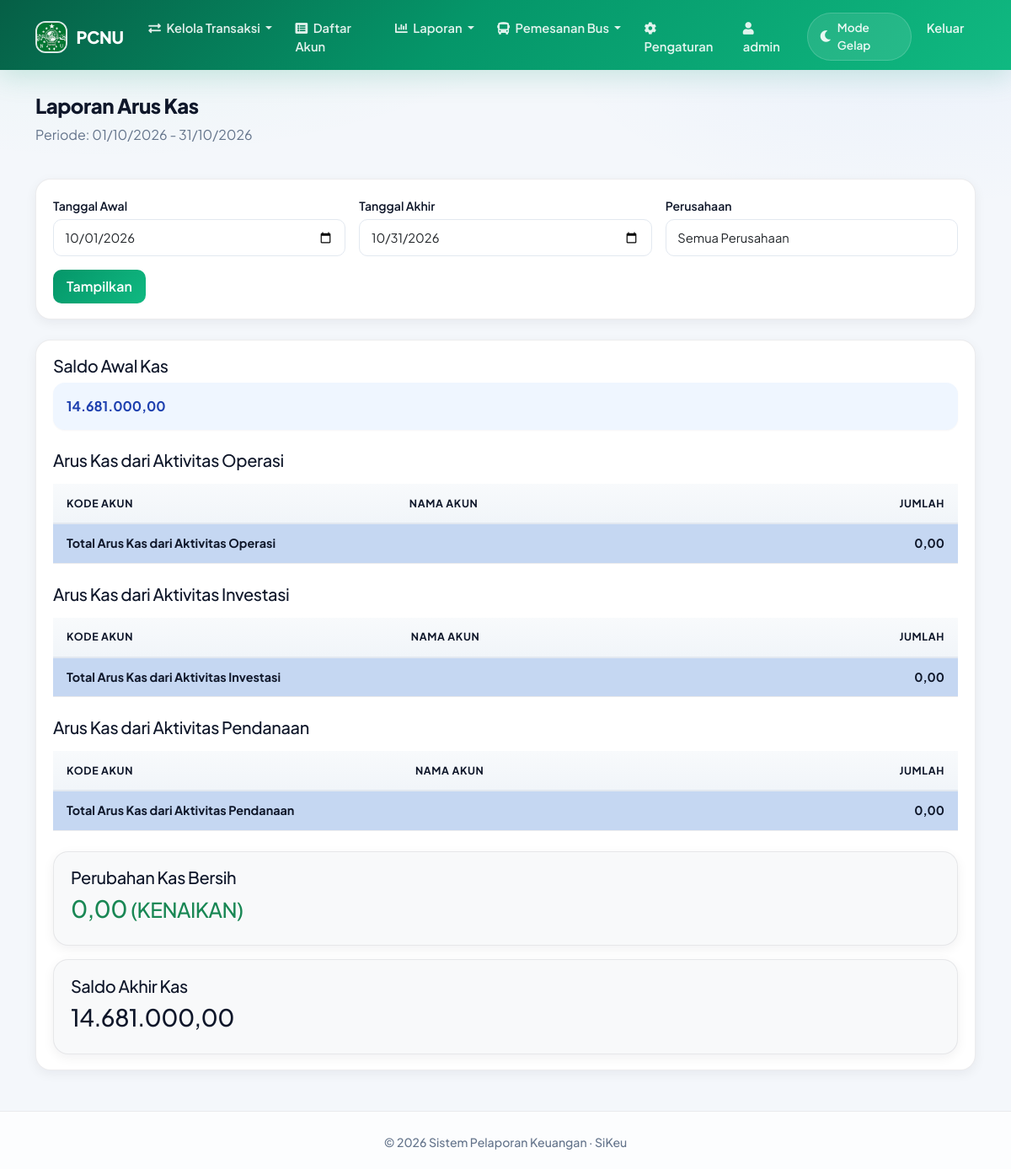
The app's page /laporan/arus-kas.php (signed in) with its own data.
### tables this page shows
CREATE TABLE `perusahaan` (
  `id` int(11) NOT NULL,
  `nama` varchar(100) NOT NULL,
  `alamat` text DEFAULT NULL,
  `telepon` varchar(20) DEFAULT NULL,
  `email` varchar(100) DEFAULT NULL,
  `website` varchar(255) DEFAULT NULL COMMENT 'URL website perusahaan',
  `logo` varchar(255) DEFAULT NULL,
  `jenis` enum('regular','premium') NOT NULL DEFAULT 'regular' COMMENT 'Jenis akun perusahaan',
  `deskripsi` text DEFAULT NULL,
  `created_at` timestamp NOT NULL DEFAULT current_timestamp()
);

CREATE TABLE `users` (
  `id` int(11) NOT NULL,
  `username` varchar(50) NOT NULL,
  `password` varchar(255) NOT NULL,
  `nama_lengkap` varchar(100) NOT NULL,
  `email` varchar(100) DEFAULT NULL,
  `no_hp` varchar(20) DEFAULT NULL,
  `alamat` text DEFAULT NULL,
  `foto_profil` varchar(255) DEFAULT NULL,
  `id_perusahaan` int(11) DEFAULT NULL,
  `default_company` int(11) DEFAULT NULL,
  `created_at` timestamp NOT NULL DEFAULT current_timestamp()
);

### config/functions.php (called while the page is built, shortened)
<?php
function checkUserRole($db, $user_id, $perusahaan_id, $required_role = 'admin')
{
    $stmt = $db->prepare("SELECT role FROM user_perusahaan WHERE user_id = ? AND perusahaan_id = ?");
    $stmt->execute([$user_id, $perusahaan_id]);
    $user_role = $stmt->fetchColumn();
    switch ($required_role) {
        case 'admin':
            return $user_role === 'admin';
    }
}

### laporan/arus-kas.php (the view, shortened to what this page needs)
<?php
require_once '../config/database.php';
require_once '../config/functions.php';
$tanggal_awal = isset($_GET['tanggal_awal']) ? $_GET['tanggal_awal'] : date('Y-m-01');
$tanggal_akhir = isset($_GET['tanggal_akhir']) ? $_GET['tanggal_akhir'] : date('Y-m-t');
$filter_perusahaan = getReportFilterPerusahaan($db, $_SESSION['user_id'], $_GET['perusahaan'] ?? null);
$is_admin = false;
if (isset($_SESSION['user_id']) && isset($db)) {
    $user_id = $_SESSION['user_id'];
    $stmt = $db->prepare("SELECT default_company FROM users WHERE id = ?");
    $stmt->execute([$user_id]);
    $user_data = $stmt->fetch();
    $default_company_id = $user_data['default_company'];
    if (checkUserRole($db, $user_id, $default_company_id, 'admin')) {
        $is_admin = true;
    }
}
$sql_saldo_awal = "SELECT COALESCE(SUM(CASE WHEN jenis = 'pemasukan' THEN jumlah ELSE -jumlah END), 0) as saldo
FROM transaksi
WHERE tanggal < ? AND id_perusahaan = ?";
$stmt_saldo_awal = $db->prepare($sql_saldo_awal);
$stmt_saldo_awal->execute([$tanggal_awal, $filter_perusahaan]);
$saldo_awal = $stmt_saldo_awal->fetch()['saldo'];
$total_operasi = 0;
$total_investasi = 0;
$total_pendanaan = 0;
$perubahan_kas = $total_operasi + $total_investasi + $total_pendanaan;
$saldo_akhir = $saldo_awal + $perubahan_kas;
require_once '../templates/header.php';
?>
<div class="container mt-4">
    <div class="row mb-4">
        <div class="col">
            <h2>Laporan Arus Kas</h2>
            <p class="text-muted">Periode: <?= date('d/m/Y', strtotime($tanggal_awal)) ?> - <?= date('d/m/Y', strtotime($tanggal_akhir)) ?></p>
        </div>
    </div>
    <div class="card mb-4">
        <div class="card-body">
            <form method="GET" class="row g-3">
                <div class="col-md-4">
                    <label for="tanggal_awal" class="form-label">Tanggal Awal</label>
                    <input type="date" class="form-control" id="tanggal_awal" name="tanggal_awal" value="<?= $tanggal_awal ?>">
                </div>
                <div class="col-md-4">
                    <label for="tanggal_akhir" class="form-label">Tanggal Akhir</label>
                    <input type="date" class="form-control" id="tanggal_akhir" name="tanggal_akhir" value="<?= $tanggal_akhir ?>">
                </div>
                <?php if ($is_admin): ?>
                    <div class="col-md-4">
                        <label for="perusahaan" class="form-label">Perusahaan</label>
                        <select class="form-select" id="perusahaan" name="perusahaan">
                            <option value="">Semua Perusahaan</option>
                        </select>
                    </div>
                <?php endif; ?>
                <div class="col-md-4 d-flex align-items-end">
                    <button type="submit" class="btn btn-primary">Tampilkan</button>
                </div>
            </form>
        </div>
    </div>
    <div class="card">
        <div class="card-body">
            <div class="mb-4">
                <h5>Saldo Awal Kas</h5>
                <div class="alert alert-info">
                    <strong><?= number_format($saldo_awal, 2, ',', '.') ?></strong>
                </div>
            </div>
            <h5 class="mb-3">Arus Kas dari Aktivitas Operasi</h5>
            <table class="table table-striped mb-4">
                <thead>
                    <tr>
                        <th>Kode Akun</th>
                        <th>Nama Akun</th>
                        <th class="text-end">Jumlah</th>
                    </tr>
                </thead>
                <tbody>
                    <tr class="table-primary fw-bold">
                        <td colspan="2">Total Arus Kas dari Aktivitas Operasi</td>
                        <td class="text-end"><?= number_format($total_operasi, 2, ',', '.') ?></td>
                    </tr>
                </tbody>
            </table>
            <h5 class="mb-3">Arus Kas dari Aktivitas Investasi</h5>
            <table class="table table-striped mb-4">
                <thead>
                    <tr>
                        <th>Kode Akun</th>
                        <th>Nama Akun</th>
                        <th class="text-end">Jumlah</th>
                    </tr>
                </thead>
                <tbody>
                    <tr class="table-primary fw-bold">
                        <td colspan="2">Total Arus Kas dari Aktivitas Investasi</td>
                        <td class="text-end"><?= number_format($total_investasi, 2, ',', '.') ?></td>
                    </tr>
                </tbody>
            </table>
            <h5 class="mb-3">Arus Kas dari Aktivitas Pendanaan</h5>
            <table class="table table-striped mb-4">
                <thead>
                    <tr>
                        <th>Kode Akun</th>
                        <th>Nama Akun</th>
                        <th class="text-end">Jumlah</th>
                    </tr>
                </thead>
                <tbody>
                    <tr class="table-primary fw-bold">
                        <td colspan="2">Total Arus Kas dari Aktivitas Pendanaan</td>
                        <td class="text-end"><?= number_format($total_pendanaan, 2, ',', '.') ?></td>
                    </tr>
                </tbody>
            </table>
            <div class="card bg-light mb-3">
                <div class="card-body">
                    <h5 class="card-title">Perubahan Kas Bersih</h5>
                    <h3 class="<?= $perubahan_kas >= 0 ? 'text-success' : 'text-danger' ?>">
                        <?= number_format(abs($perubahan_kas), 2, ',', '.') ?>
                        <small>(<?= $perubahan_kas >= 0 ? 'KENAIKAN' : 'PENURUNAN' ?>)</small>
                    </h3>
                </div>
            </div>
            <div class="card bg-light">
                <div class="card-body">
                    <h5 class="card-title">Saldo Akhir Kas</h5>
                    <h3><?= number_format($saldo_akhir, 2, ',', '.') ?></h3>
                </div>
            </div>
        </div>
    </div>
</div>
<?php require_once '../templates/footer.php'; ?>

### templates/header.php (shortened to what this page needs)
<!DOCTYPE html>
<html lang="id" data-theme="light">
<head>
    <link href="https://cdn.jsdelivr.net/npm/bootstrap@5.1.3/dist/css/bootstrap.min.css" rel="stylesheet">
    <link href="https://cdnjs.cloudflare.com/ajax/libs/font-awesome/5.15.4/css/all.min.css" rel="stylesheet">
    <?php
    $sikeu_theme_ver = @filemtime(__DIR__ . '/../assets/css/sikeu-theme.css') ?: time();
    $sikeu_dark_ver = @filemtime(__DIR__ . '/../assets/css/dark-mode.css') ?: time();
    $sikeu_style_ver = @filemtime(__DIR__ . '/../assets/css/style.css') ?: time();
    ?>
    <link href="/assets/css/sikeu-theme.css?v=<?= $sikeu_theme_ver ?>" rel="stylesheet">
    <link href="/assets/css/dark-mode.css?v=<?= $sikeu_dark_ver ?>" rel="stylesheet">
    <link rel="stylesheet" href="/assets/css/style.css?v=<?= $sikeu_style_ver ?>">
    <link rel="stylesheet" href="https://unpkg.com/leaflet@1.7.1/dist/leaflet.css" />
</head>
<body class="sikeu-app">
    <?php
    $is_viewer = false;
    $is_nugrosir = false;
    if (isset($_SESSION['user_id']) && isset($db)) {
        $user_id = $_SESSION['user_id'];
        $stmt = $db->prepare("SELECT default_company FROM users WHERE id = ?");
        $stmt->execute([$user_id]);
        $user_data = $stmt->fetch();
        $default_company_id = $user_data['default_company'];
        if ($default_company_id) {
            $stmt = $db->prepare("SELECT role FROM user_perusahaan WHERE user_id = ? AND perusahaan_id = ?");
            $stmt->execute([$user_id, $default_company_id]);
            $user_role = $stmt->fetchColumn();
            $is_viewer = ($user_role === 'viewer');
        }
        $stmt_nugrosir = $db->prepare("SELECT 1 FROM user_perusahaan up
                            JOIN perusahaan p ON up.perusahaan_id = p.id
                            WHERE up.user_id = ? AND UPPER(p.nama) = 'NUGO' AND up.status = 'active'");
        $stmt_nugrosir->execute([$user_id]);
        $is_nugrosir = $stmt_nugrosir->fetch() ? true : false;
    }
    ?>
    <nav class="navbar navbar-expand-lg navbar-dark sikeu-navbar">
        <div class="container">
            <a class="navbar-brand" href="/index.php">
                <?php
                $logo_path = '/assets/img/logo.jpg';
                if (isset($_SESSION['user_id']) && isset($db)) {
                    $user_id = $_SESSION['user_id'];
                    $stmt = $db->prepare("SELECT default_company FROM users WHERE id = ?");
                    $stmt->execute([$user_id]);
                    $user_data = $stmt->fetch();
                    $default_company_id = $user_data['default_company'] ?? null;
                    if ($default_company_id) {
                        $stmt = $db->prepare("SELECT logo, nama FROM perusahaan WHERE id = ?");
                        $stmt->execute([$default_company_id]);
                        $perusahaan = $stmt->fetch();
                        if ($perusahaan && !empty($perusahaan['logo'])) {
                            $logo_path = '/' . $perusahaan['logo'];
                        }
                    }
                }
                ?>
                <img src="<?php echo htmlspecialchars($logo_path); ?>" alt="Logo" />
                <?php
                if (isset($perusahaan) && !empty($perusahaan['nama'])) {
                    echo htmlspecialchars($perusahaan['nama']);
                } else {
                    echo "SiKeu";
                }
                ?>
            </a>
            <div class="collapse navbar-collapse" id="navbarNav">
                <ul class="navbar-nav me-auto">
                    <?php
                    if (!$is_viewer) :
                    ?>
                        <li class="nav-item dropdown">
                            <a class="nav-link dropdown-toggle" href="#" id="transaksiDropdown" role="button" data-bs-toggle="dropdown" aria-expanded="false">
                                <i class="fas fa-exchange-alt me-1"></i> Kelola Transaksi
                            </a>
                        </li>
                        <li class="nav-item">
                            <a class="nav-link" href="/akun/index.php"><i class="fas fa-list-alt me-1"></i> Daftar Akun</a>
                        </li>
                    <?php endif; ?>
                    <li class="nav-item dropdown">
                        <a class="nav-link dropdown-toggle" href="#" id="navbarDropdown" role="button" data-bs-toggle="dropdown">
                            <i class="fas fa-chart-bar me-1"></i> Laporan
                        </a>
                    </li>
                    <?php if ($is_nugrosir) : ?>
                        <li class="nav-item dropdown">
                            <a class="nav-link dropdown-toggle" href="#" id="busDropdown" role="button" data-bs-toggle="dropdown">
                                <i class="fas fa-bus me-1"></i> Pemesanan Bus
                            </a>
                        </li>
                    <?php endif; ?>
                    <?php if (!$is_viewer) : ?>
                        <li class="nav-item">
                            <a class="nav-link" href="/pengaturan/index.php"><i class="fas fa-cog me-1"></i> Pengaturan</a>
                        </li>
                    <?php endif; ?>
                </ul>
                <ul class="navbar-nav">
                    <?php if (isset($_SESSION['user_id'])) :
                        $stmt = $db->prepare("SELECT * FROM users WHERE id = ?");
                        $stmt->execute([$_SESSION['user_id']]);
                        $user = $stmt->fetch();
                        $username = $user['username'] ?? 'Pengguna';
                    ?>
                        <li class="nav-item">
                            <a class="nav-link" href="/pengaturan/profil.php">
                                <i class="fas fa-user me-1"></i>
                                <span><?php echo htmlspecialchars($username); ?></span>
                            </a>
                        </li>
                        <li class="nav-item d-flex align-items-center px-1">
                            <div class="sikeu-theme-switch" onclick="toggleTheme()" role="button" tabindex="0" aria-label="Toggle theme">
                                <i class="fas fa-moon"></i>
                                <span class="d-none d-lg-inline">Mode Gelap</span>
                            </div>
                        </li>
                        <li class="nav-item">
                            <a class="nav-link" href="/logout.php">Keluar</a>
                        </li>
                    <?php endif; ?>
                </ul>
            </div>
        </div>
    </nav>

### records on screen
perusahaan: logo (picture), nama "PCNU"
users: username "admin"

### other values on screen
date('d/m/Y', strtotime($tanggal_awal)) "01/10/2026"
date('d/m/Y', strtotime($tanggal_akhir)) "31/10/2026"
$saldo_awal "14.681.000,00"
$total_operasi "0,00"
$total_investasi "0,00"
$total_pendanaan "0,00"
abs($perubahan_kas) "0,00"
$saldo_akhir "14.681.000,00"
